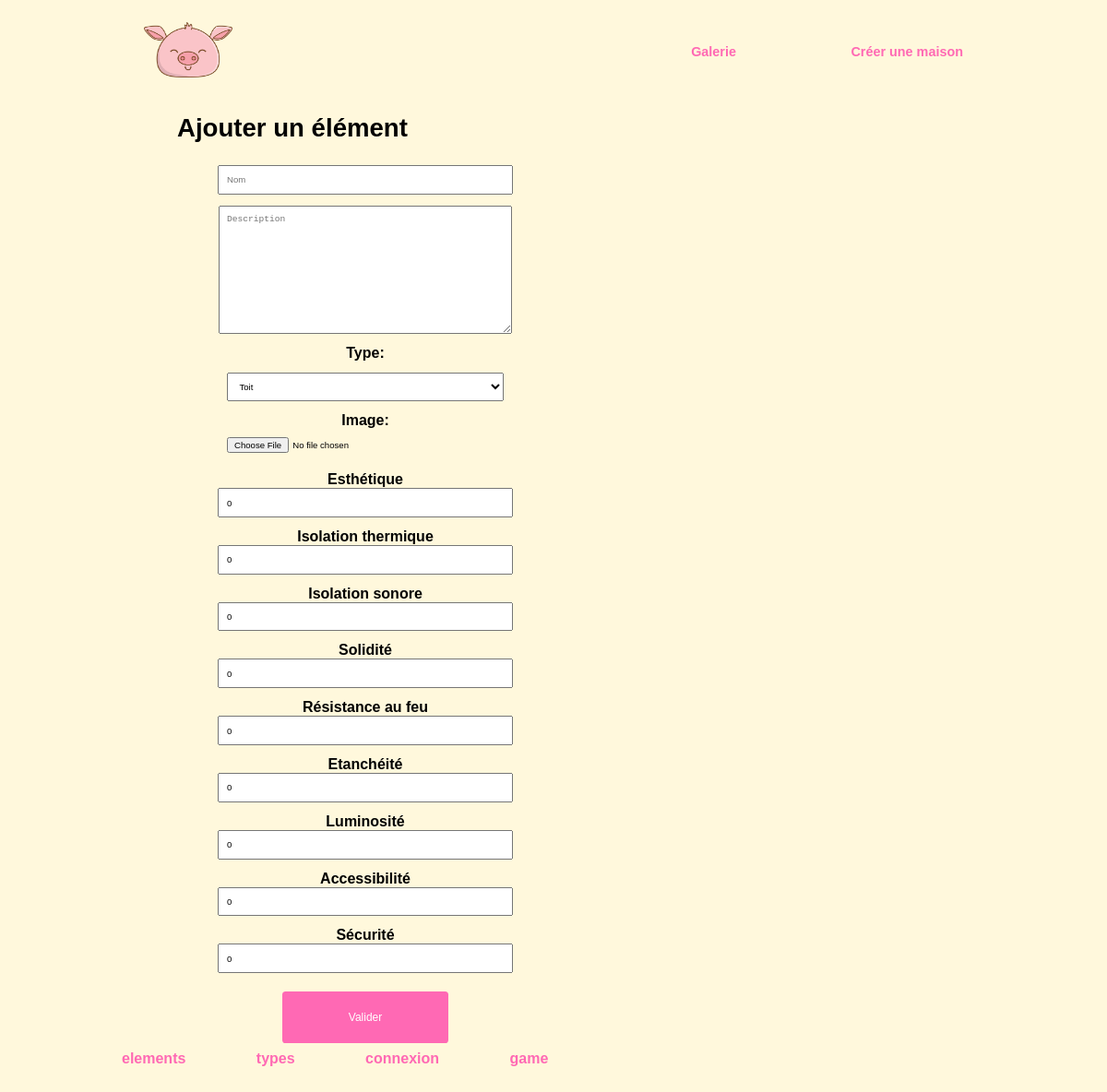
Screenshot of /buildimac/element/add with the database file from the repository.
### tables this page shows
CREATE TABLE INDICATOR(
        Id_I       Int  Auto_increment  NOT NULL ,
        Name_I      Varchar (50) NOT NULL 
	,PRIMARY KEY (Id_I)
    
);

### controllers/Controller.php (called while the page is built, shortened)
<?php
class Controller{
	public function view($temp, $datatab=array()){
		include("views/".$temp);
	}
}

### controllers/ElementController.php (called while the page is built, shortened)
<?php
class ElementController extends Controller{
	public function view_formulaire(){
		$elements = $this->Element->getIndicator();
		$this->view('addElement.php',  compact('elements'));
	}
}

### models/Model.php (called while the page is built, shortened)
<?php
class Model{
	public function __construct(){
		try{
			$this->connexion = new PDO("mysql:host=" . DB_HOST . ";dbname=" . DB_NAME, DB_USER, DB_PASSWORD);
		}catch(PDOException $exception){
			echo "Error :  " . $exception->getMessage();
		}
	}
}

### models/Element.php (called while the page is built, shortened)
<?php
class Element extends Model
{
	public function getIndicator(){
		$sql = "SELECT * FROM  indicator";
		$query = $this->connexion->prepare($sql);
		$query->execute(array());
		return $query;
	}
}

### views/addElement.php (the view, shortened to what this page needs)
<div class="contain">
    <h2> Ajouter un élément </h2>
    <form method="POST" action="post" enctype="multipart/form-data">
        <input placeholder="Nom" type="text" id="name" name="name" class="name" required>
        <textarea placeholder="Description" id="desc" name="desc" class="desc" required></textarea>
        <label name="type" for="type">Type:</label>
        <select placeholder="Type" id="type" name="type" size="1">
            <option value="1">Toit</option>
        </select>
        <label for="image">Image:</label>
        <input type="file" id="image" name="image">
        <?php foreach ($elements as $element) { ?>
        <label name="indicator" for="indicator"><?= $element['Name_I'] ?></label>
        <input value="0" type="number" name="<?= $element['Id_I'] ?>" min="0" max="10">
        <?php } ?>
        <input type="submit" class="submit" value="Valider">
    </form>
</div>

### css/style.css (style rules this page uses)
* { margin: 0; padding: 0; overflow-x: hidden; }
body { font-weight: bold; font-family: 'Gill Sans', 'Gill Sans MT', Calibri, 'Trebuchet MS', sans-serif; color: black ; background-color: cornsilk; box-sizing: border-box; margin: 1vw 8vw 3vw; }
.contain { width: 78vw; min-height: 80vh; position: relative; }
h2 { font-size: 2.3vw; margin: 2vw 8vw ; }
form { margin: 0 10vw; display: flex; align-items: center; flex-direction: column; text-align: left; width: 30vw; }
input { width: 25vw; padding: 0.7vw; margin: 0 0 1vw; font-size: 0.8vw; }
select { width: 25vw; padding: 0.7vw; margin: 1vw 0; font-size: 0.8vw; }
.desc { height: 15vh; width: 25vw; padding: 0.7vw; margin: 0 0 1vw; font-size: 0.8vw; }
.submit { min-height: 7vh; width: 15vw; border: none; font-size: 1vw; margin: 1vh 0; padding: 0.5vw 2vw; border-radius: 0.3vw; margin-left: auto; margin-right: auto; background-color: rgb(255, 105, 180); color: white ; }

### rows the page displays
indicator: Name_I "Esthétique"
indicator: Name_I "Isolation thermique"
indicator: Name_I "Isolation sonore"
indicator: Name_I "Solidité"
indicator: Name_I "Résistance au feu"
indicator: Name_I "Etanchéité"
indicator: Name_I "Luminosité"
indicator: Name_I "Accessibilité"
indicator: Name_I "Sécurité"
